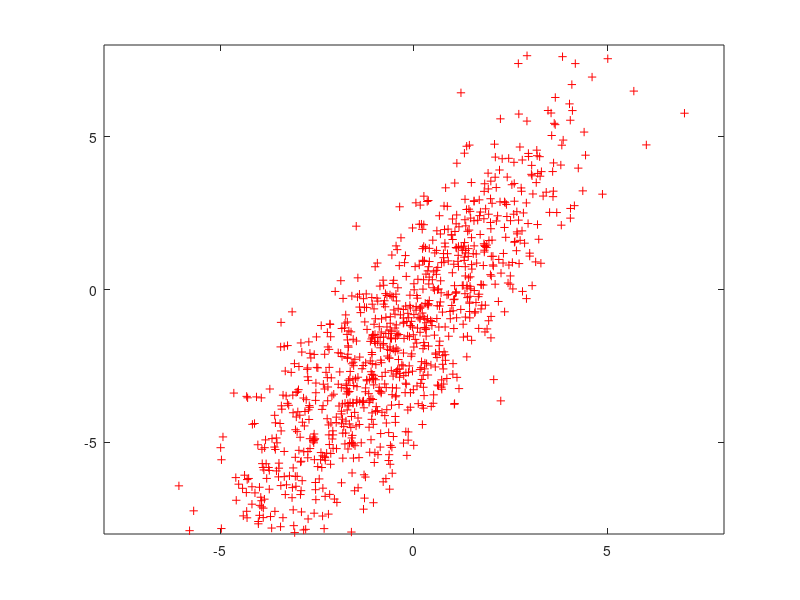

Recreate this plot in MATLAB. (Note: this script raises an error after producing the figure.)
clear data wdata

data = randn(1000,2) - 0.5;
% for (i=1:100)
%   theta = i * 2 * pi / 100;
%   [data(i,1), data(i,2)] = pol2cart(theta, 1);
% end

% scale and rotate
rot = [4, 0; 0, 1] * [cos(pi/3) sin(pi/3); -sin(pi/3), cos(pi/3)];
data = data * rot;
plot(data(:,1), data(:,2), 'r+'); hold on
axis([-8 8 -8 8])

% whiten
nnet = [];

[wdata, nnet] = normalizedata(data, nnet, 'pca', .95);
plot(wdata(:,1), wdata(:,2), 'b+'); hold off
axis([-8 8 -8 8])

